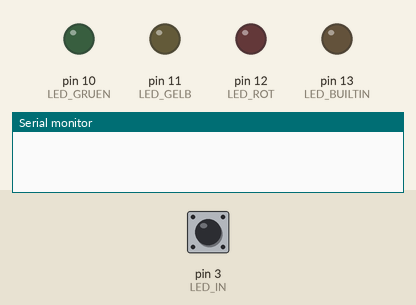
Bench run of a sketch on a simulated Arduino Uno, built with avr-gcc and run on an emulated ATmega328P. On the bench: output pins drawn as LEDs (lit = HIGH), the last lines printed to the serial monitor. Dashed ring = blinking. The inputs (shaded band) are chosen by the test bench; at power-on: pin 3 (LED_IN) LOW.

Above: at 1.2 s.
1.3 s: pin 3 (LED_IN) driven HIGH
3.2 s: pin 3 (LED_IN) driven LOW
At 4.4 s:
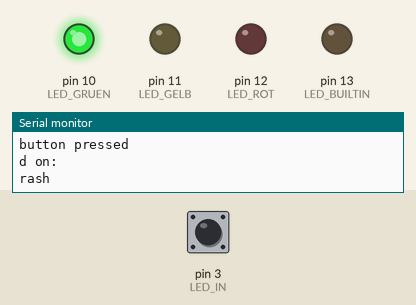
4.7 s: pin 3 (LED_IN) pulsed HIGH 5 times (0.12 s each, 0.3 s apart)
At 5.0 s:
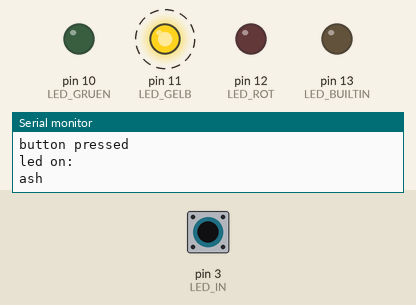
At 7.3 s:
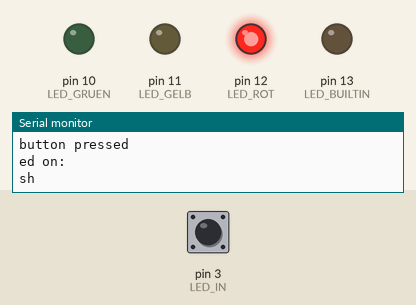
Timing chart, 0 to 8.8 s (numbered marks = the images above; inputs shaded):
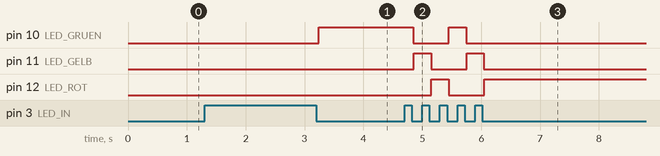

Measured:
- after the input at 3.2 s, pin 10 (LED_GRUEN): LOW → HIGH at once
- after the input at 4.7 s, pin 10 (LED_GRUEN): HIGH → LOW after 0.15 s, → HIGH 0.60 s later, → LOW 0.30 s later; pin 11 (LED_GELB): alternates HIGH for 0.29 s and LOW for 0.61 s, 4 changes in all, then stays LOW, starting after 0.15 s; pin 12 (LED_ROT): LOW → HIGH after 0.45 s, → LOW 0.29 s later, → HIGH 0.61 s later

The sketch:

taster.ino
```cpp
int LED_ROT = 12;
int LED_GELB = 11;
int LED_GRUEN = 10;
int LED_IN = 3;
int active_led = 12;
bool button_down = false;

// the setup function runs once when you press reset or power the board
void setup() {
  Serial.begin(9600);
  // initialize digital pin LED_BUILTIN as an output.
  pinMode(LED_BUILTIN, OUTPUT);
  pinMode(LED_ROT, OUTPUT);
  pinMode(LED_GELB, OUTPUT);
  pinMode(LED_GRUEN, OUTPUT);
  pinMode(LED_IN, INPUT);
}

// the loop function runs over and over again forever
void loop() {
  int val = digitalRead(LED_IN);
  if (val == HIGH) {
    Serial.println("button down");
    button_down = true;
  } else if (val == LOW && button_down == true) {
    Serial.println("button pressed");
    button_down = false;
    Serial.println("led off: " + active_led);
    digitalWrite(active_led, LOW);
    active_led++;
    if(active_led > 12){
      active_led = 10;
    }
    Serial.println("led on: " + active_led);
    digitalWrite(active_led, HIGH);
  }
}
```
